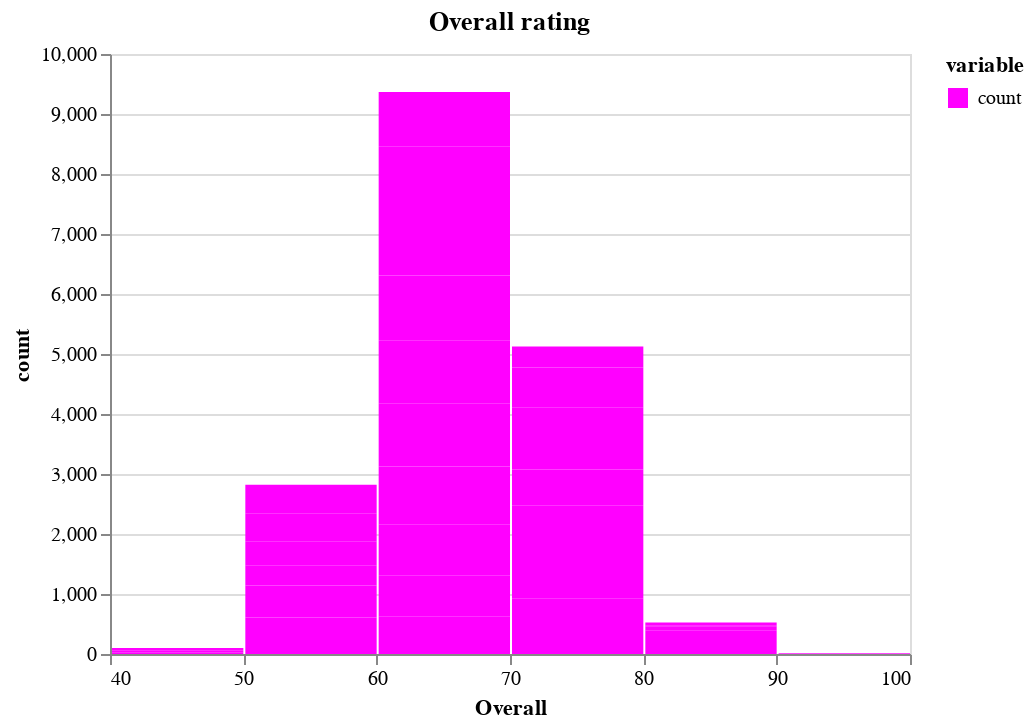

The notebook cell saved with this chart:
### Code cell
alt.Chart(df_overall.melt('overall_rating')).mark_bar().encode(
    x=alt.X('overall_rating',bin=alt.Bin(maxbins=5),title='Overall'),
    y=alt.Y('value',title='count'),
    color=alt.Color('variable',scale=alt.Scale(domain=['count'],range=['magenta']))
).properties(title='Overall rating').interactive()

### Figure 1 — Vega-Lite specification as saved in the notebook (floating-point values rounded to 4 significant figures)
{"config": {"view": {"continuousWidth": 400, "continuousHeight": 300}}, "data": {"name": "data-a98f6a450bd3d8bf2943476dadc74ead"}, "mark": "bar", "encoding": {"color": {"type": "nominal", "field": "variable", "scale": {"domain": ["count"], "range": ["magenta"]}}, "x": {"type": "quantitative", "bin": {"maxbins": 5}, "field": "overall_rating", "title": "Overall"}, "y": {"type": "quantitative", "field": "value", "title": "count"}}, "selection": {"selector001": {"type": "interval", "bind": "scales", "encodings": ["x", "y"]}}, "title": "Overall rating", "$schema": "https://vega.github.io/schema/vega-lite/v4.8.1.json", "datasets": {"data-a98f6a450bd3d8bf2943476dadc74ead": [{"overall_rating": 47, "variable": "count", "value": 21}, {"overall_rating": 48, "variable": "count", "value": 33}, {"overall_rating": 49, "variable": "count", "value": 45}, {"overall_rating": 50, "variable": "count", "value": 98}, {"overall_rating": 51, "variable": "count", "value": 120}, {"overall_rating": 52, "variable": "count", "value": 165}, {"overall_rating": 53, "variable": "count", "value": 227}, {"overall_rating": 54, "variable": "count", "value": 255}, {"overall_rating": 55, "variable": "count", "value": 276}, {"overall_rating": 56, "variable": "count", "value": 331}, {"overall_rating": 57, "variable": "count", "value": 408}, {"overall_rating": 58, "variable": "count", "value": 458}, {"overall_rating": 59, "variable": "count", "value": 484}, {"overall_rating": 60, "variable": "count", "value": 621}, {"overall_rating": 61, "variable": "count", "value": 691}, {"overall_rating": 62, "variable": "count", "value": 849}, {"overall_rating": 63, "variable": "count", "value": 963}, {"overall_rating": 64, "variable": "count", "value": 1057}, {"overall_rating": 65, "variable": "count", "value": 1041}, {"overall_rating": 66, "variable": "count", "value": 1088}, {"overall_rating": 67, "variable": "count", "value": 1074}, {"overall_rating": 68, "variable": "count", "value": 1071}, {"overall_rating": 69, "variable": "count", "value": 911}, {"overall_rating": 70, "variable": "count", "value": 930}, {"overall_rating": 71, "variable": "count", "value": 804}, {"overall_rating": 72, "variable": "count", "value": 736}, {"overall_rating": 73, "variable": "count", "value": 605}, {"overall_rating": 74, "variable": "count", "value": 560}, {"overall_rating": 75, "variable": "count", "value": 477}, {"overall_rating": 76, "variable": "count", "value": 373}, {"overall_rating": 77, "variable": "count", "value": 288}, {"overall_rating": 78, "variable": "count", "value": 175}, {"overall_rating": 79, "variable": "count", "value": 178}, {"overall_rating": 80, "variable": "count", "value": 134}, {"overall_rating": 81, "variable": "count", "value": 83}, {"overall_rating": 82, "variable": "count", "value": 100}, {"overall_rating": 83, "variable": "count", "value": 72}, {"overall_rating": 84, "variable": "count", "value": 44}, {"overall_rating": 85, "variable": "count", "value": 31}, {"overall_rating": 86, "variable": "count", "value": 17}, {"overall_rating": 87, "variable": "count", "value": 18}, {"overall_rating": 88, "variable": "count", "value": 16}, {"overall_rating": 89, "variable": "count", "value": 10}, {"overall_rating": 90, "variable": "count", "value": 8}, {"overall_rating": 91, "variable": "count", "value": 5}, {"overall_rating": 92, "variable": "count", "value": 1}, {"overall_rating": 94, "variable": "count", "value": 2}]}}
